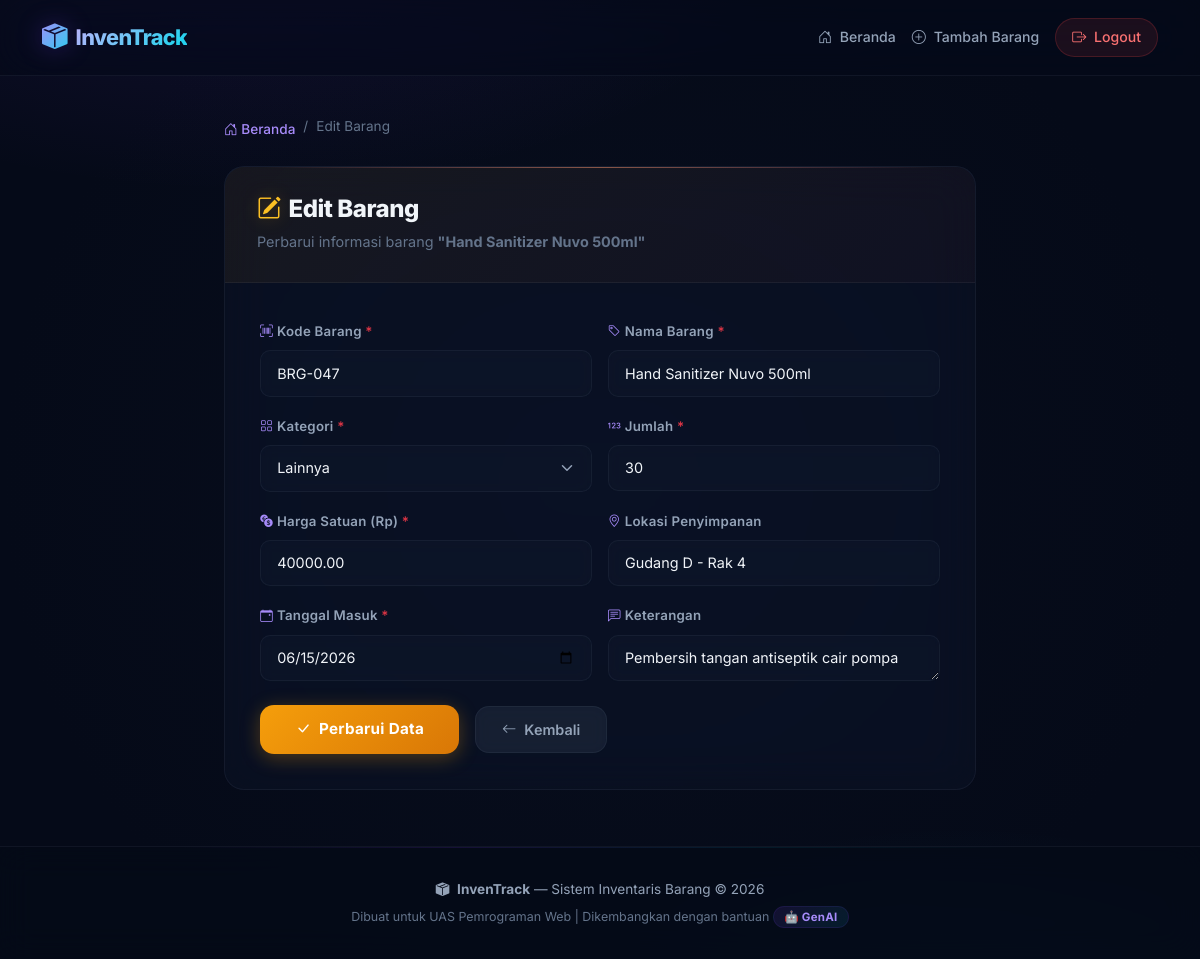
The app's page /edit.php?id=47 (signed in) with its own data.
### tables this page shows
CREATE TABLE IF NOT EXISTS barang (
    id INT(11) AUTO_INCREMENT PRIMARY KEY,
    kode_barang VARCHAR(20) NOT NULL UNIQUE,
    nama_barang VARCHAR(100) NOT NULL,
    kategori ENUM('Elektronik', 'Furniture', 'Alat Tulis', 'Perlengkapan', 'Lainnya') NOT NULL DEFAULT 'Lainnya',
    jumlah INT(11) NOT NULL DEFAULT 0,
    harga DECIMAL(15, 2) NOT NULL DEFAULT 0.00,
    lokasi VARCHAR(100) DEFAULT NULL,
    tanggal_masuk DATE NOT NULL,
    keterangan TEXT DEFAULT NULL,
    created_at TIMESTAMP DEFAULT CURRENT_TIMESTAMP,
    updated_at TIMESTAMP DEFAULT CURRENT_TIMESTAMP ON UPDATE CURRENT_TIMESTAMP
);

### edit.php (the view, shortened to what this page needs)
<?php
include 'koneksi.php';
$barang = null;
if (isset($_GET['id'])) {
    $id = (int) $_GET['id'];
    $query = "SELECT * FROM barang WHERE id = $id";
    $result = mysqli_query($koneksi, $query);
    if (mysqli_num_rows($result) > 0) {
        $barang = mysqli_fetch_assoc($result);
    } else {
        header("Location: index.php");
        exit;
    }
} else {
    header("Location: index.php");
    exit;
}
?>
<!DOCTYPE html>
<html lang="id">
<head>
    <link href="https://cdn.jsdelivr.net/npm/bootstrap@5.3.3/dist/css/bootstrap.min.css" rel="stylesheet">
    <link href="https://cdn.jsdelivr.net/npm/bootstrap-icons@1.11.3/font/bootstrap-icons.min.css" rel="stylesheet">
    <link rel="stylesheet" href="css/style.css">
</head>
<body>
    <nav class="navbar navbar-expand-lg navbar-dark sticky-top">
        <div class="container">
            <a class="navbar-brand d-flex align-items-center" href="index.php">
                <i class="bi bi-box-seam-fill me-2 brand-icon"></i>
                <span class="brand-text">InvenTrack</span>
            </a>
            <div class="collapse navbar-collapse" id="navbarNav">
                <ul class="navbar-nav ms-auto align-items-center">
                    <li class="nav-item">
                        <a class="nav-link" href="index.php"><i class="bi bi-house-door me-1"></i> Beranda</a>
                    </li>
                    <li class="nav-item">
                        <a class="nav-link" href="tambah.php"><i class="bi bi-plus-circle me-1"></i> Tambah Barang</a>
                    </li>
                    <li class="nav-item ms-2">
                        <a class="nav-link btn-logout" href="logout.php" onclick="return confirm('Yakin ingin logout?')">
                            <i class="bi bi-box-arrow-right me-1"></i> Logout
                        </a>
                    </li>
                </ul>
            </div>
        </div>
    </nav>
    <main class="container main-content">
        <div class="row justify-content-center">
            <div class="col-lg-8">
                <nav aria-label="breadcrumb" class="mb-4">
                    <ol class="breadcrumb custom-breadcrumb">
                        <li class="breadcrumb-item"><a href="index.php"><i class="bi bi-house-door"></i> Beranda</a></li>
                        <li class="breadcrumb-item active">Edit Barang</li>
                    </ol>
                </nav>
                <div class="form-card">
                    <div class="form-card-header form-card-header-edit">
                        <h1 class="form-title">
                            <i class="bi bi-pencil-square me-2"></i>Edit Barang
                        </h1>
                        <p class="form-subtitle">Perbarui informasi barang <strong>"<?= htmlspecialchars($barang['nama_barang']) ?>"</strong></p>
                    </div>
                    <div class="form-card-body">
                        <form method="POST" action="edit.php?id=<?= $barang['id'] ?>" id="formEdit">
                            <div class="row g-3">
                                <div class="col-md-6">
                                    <label for="kode_barang" class="form-label">
                                        <i class="bi bi-upc-scan me-1"></i>Kode Barang <span class="text-danger">*</span>
                                    </label>
                                    <input type="text" class="form-control custom-input" id="kode_barang" name="kode_barang"
                                           required maxlength="20" value="<?= htmlspecialchars($barang['kode_barang']) ?>">
                                </div>
                                <div class="col-md-6">
                                    <label for="nama_barang" class="form-label">
                                        <i class="bi bi-tag me-1"></i>Nama Barang <span class="text-danger">*</span>
                                    </label>
                                    <input type="text" class="form-control custom-input" id="nama_barang" name="nama_barang"
                                           required maxlength="100" value="<?= htmlspecialchars($barang['nama_barang']) ?>">
                                </div>
                                <div class="col-md-6">
                                    <label for="kategori" class="form-label">
                                        <i class="bi bi-grid me-1"></i>Kategori <span class="text-danger">*</span>
                                    </label>
                                    <select class="form-select custom-input" id="kategori" name="kategori" required>
                                        <?php
                                        $kategori_list = ['Elektronik', 'Furniture', 'Alat Tulis', 'Perlengkapan', 'Lainnya'];
                                        for ($i = 0; $i < count($kategori_list); $i++) {
                                            $selected = ($barang['kategori'] == $kategori_list[$i]) ? 'selected' : '';
                                            echo '<option value="' . $kategori_list[$i] . '" ' . $selected . '>' . $kategori_list[$i] . '</option>';
                                        }
                                        ?>
                                    </select>
                                </div>
                                <div class="col-md-6">
                                    <label for="jumlah" class="form-label">
                                        <i class="bi bi-123 me-1"></i>Jumlah <span class="text-danger">*</span>
                                    </label>
                                    <input type="number" class="form-control custom-input" id="jumlah" name="jumlah"
                                           required min="0" value="<?= $barang['jumlah'] ?>">
                                </div>
                                <div class="col-md-6">
                                    <label for="harga" class="form-label">
                                        <i class="bi bi-currency-exchange me-1"></i>Harga Satuan (Rp) <span class="text-danger">*</span>
                                    </label>
                                    <input type="number" class="form-control custom-input" id="harga" name="harga"
                                           required min="0" step="0.01" value="<?= $barang['harga'] ?>">
                                </div>
                                <div class="col-md-6">
                                    <label for="lokasi" class="form-label">
                                        <i class="bi bi-geo-alt me-1"></i>Lokasi Penyimpanan
                                    </label>
                                    <input type="text" class="form-control custom-input" id="lokasi" name="lokasi"
                                           maxlength="100" value="<?= htmlspecialchars($barang['lokasi'] ?? '') ?>">
                                </div>
                                <div class="col-md-6">
                                    <label for="tanggal_masuk" class="form-label">
                                        <i class="bi bi-calendar-event me-1"></i>Tanggal Masuk <span class="text-danger">*</span>
                                    </label>
                                    <input type="date" class="form-control custom-input" id="tanggal_masuk" name="tanggal_masuk"
                                           required value="<?= $barang['tanggal_masuk'] ?>">
                                </div>
                                <div class="col-md-6">
                                    <label for="keterangan" class="form-label">
                                        <i class="bi bi-chat-left-text me-1"></i>Keterangan
                                    </label>
                                    <textarea class="form-control custom-input" id="keterangan" name="keterangan"
                                              rows="1"><?= htmlspecialchars($barang['keterangan'] ?? '') ?></textarea>
                                </div>
                                <div class="col-12 mt-4">
                                    <div class="form-actions">
                                        <button type="submit" class="btn btn-submit btn-update" id="btnUpdate">
                                            <i class="bi bi-check-lg me-2"></i>Perbarui Data
                                        </button>
                                        <a href="index.php" class="btn btn-cancel">
                                            <i class="bi bi-arrow-left me-2"></i>Kembali
                                        </a>
                                    </div>
                                </div>
                            </div>
                        </form>
                    </div>
                </div>
            </div>
        </div>
    </main>
    <footer class="footer-section">
        <div class="container text-center">
            <p class="footer-text">
                <i class="bi bi-box-seam-fill me-1"></i>
                <strong>InvenTrack</strong> &mdash; Sistem Inventaris Barang &copy; <?= date('Y') ?>
            </p>
            <p class="footer-credit">
                Dibuat untuk UAS Pemrograman Web | Dikembangkan dengan bantuan <span class="ai-badge">🤖 GenAI</span>
            </p>
        </div>
    </footer>
</body>
</html>

### records on screen
barang: nama_barang "Hand Sanitizer Nuvo 500ml", kode_barang "BRG-047", jumlah "30", harga "40000.00", lokasi "Gudang D - Rak 4", tanggal_masuk "06/15/2026", keterangan "Pembersih tangan antiseptik cair pompa"

### other values on screen
form field kategori "Lainnya"
